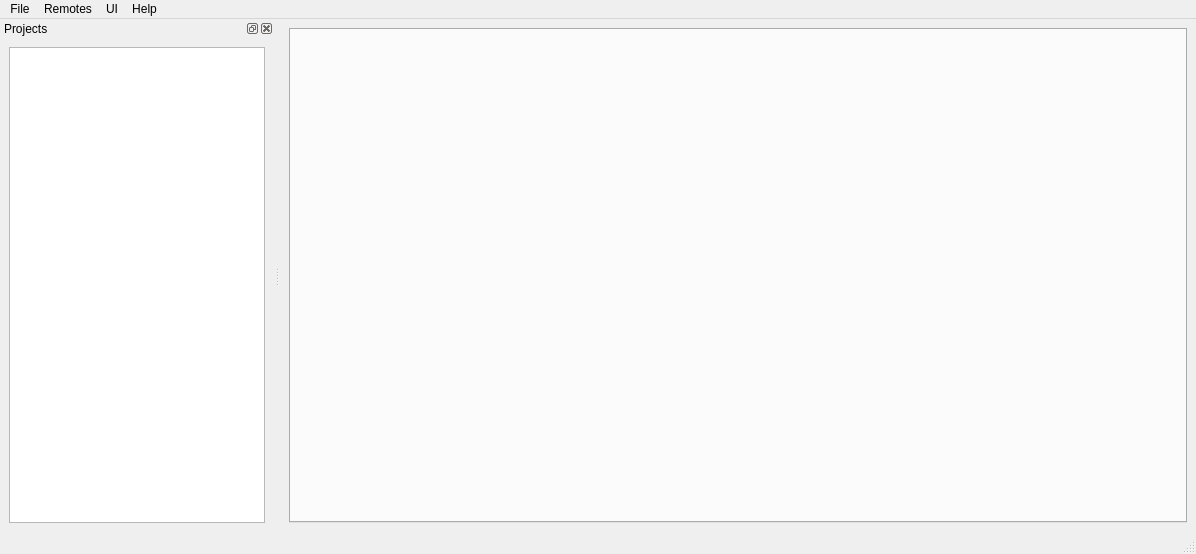
<?xml version="1.0" encoding="UTF-8"?>
<ui version="4.0">
 <class>DigitalTwin::Client::DigitalTwinMainWindow</class>
 <widget class="QMainWindow" name="DigitalTwin::Client::DigitalTwinMainWindow">
  <property name="geometry">
   <rect>
    <x>0</x>
    <y>0</y>
    <width>1196</width>
    <height>554</height>
   </rect>
  </property>
  <property name="windowTitle">
   <string>Digital Twin</string>
  </property>
  <property name="locale">
   <locale language="English" country="UnitedStates"/>
  </property>
  <property name="unifiedTitleAndToolBarOnMac">
   <bool>true</bool>
  </property>
  <widget class="QWidget" name="centralwidget">
   <layout class="QVBoxLayout" name="verticalLayout">
    <item>
     <widget class="QTabWidget" name="CentralTabWidget">
      <property name="currentIndex">
       <number>-1</number>
      </property>
      <property name="usesScrollButtons">
       <bool>false</bool>
      </property>
      <property name="movable">
       <bool>false</bool>
      </property>
     </widget>
    </item>
   </layout>
  </widget>
  <widget class="QMenuBar" name="menubar">
   <property name="geometry">
    <rect>
     <x>0</x>
     <y>0</y>
     <width>1196</width>
     <height>30</height>
    </rect>
   </property>
   <widget class="QMenu" name="menuFile">
    <property name="title">
     <string>File</string>
    </property>
    <addaction name="actionSave_Results"/>
    <addaction name="separator"/>
   </widget>
   <widget class="QMenu" name="menuRemotes">
    <property name="title">
     <string>Remotes</string>
    </property>
    <addaction name="actionConnect_to_Remotes"/>
    <addaction name="separator"/>
    <addaction name="actionConnect"/>
    <addaction name="actionDisconnect"/>
    <addaction name="actionRefresh"/>
   </widget>
   <widget class="QMenu" name="menuHelp">
    <property name="title">
     <string>Help</string>
    </property>
    <addaction name="actionAbout"/>
   </widget>
   <widget class="QMenu" name="menuUI">
    <property name="title">
     <string>UI</string>
    </property>
    <addaction name="actionShow_Projects_Dockwidget"/>
    <addaction name="actionShow_Variables_Dockwidget"/>
   </widget>
   <addaction name="menuFile"/>
   <addaction name="menuRemotes"/>
   <addaction name="menuUI"/>
   <addaction name="menuHelp"/>
  </widget>
  <widget class="QStatusBar" name="statusbar"/>
  <widget class="QDockWidget" name="ProjectsDockWidget">
   <property name="floating">
    <bool>false</bool>
   </property>
   <property name="features">
    <set>QDockWidget::DockWidgetFeature::DockWidgetClosable|QDockWidget::DockWidgetFeature::DockWidgetFloatable|QDockWidget::DockWidgetFeature::DockWidgetMovable</set>
   </property>
   <property name="windowTitle">
    <string>Projects</string>
   </property>
   <attribute name="dockWidgetArea">
    <number>1</number>
   </attribute>
   <widget class="QWidget" name="dockWidgetContents_2">
    <layout class="QHBoxLayout" name="horizontalLayout_2">
     <item>
      <widget class="QTreeView" name="ProjectTreeView"/>
     </item>
    </layout>
   </widget>
  </widget>
  <action name="actionSave_Results">
   <property name="text">
    <string>Save Results</string>
   </property>
  </action>
  <action name="actionConnect_to_Remotes">
   <property name="icon">
    <iconset theme="preferences-desktop"/>
   </property>
   <property name="text">
    <string>Remotes Settings</string>
   </property>
   <property name="iconVisibleInMenu">
    <bool>true</bool>
   </property>
  </action>
  <action name="actionAbout">
   <property name="text">
    <string>About</string>
   </property>
  </action>
  <action name="actionShow_Projects_Dockwidget">
   <property name="checkable">
    <bool>true</bool>
   </property>
   <property name="checked">
    <bool>true</bool>
   </property>
   <property name="text">
    <string>Show Projects Dockwidget</string>
   </property>
  </action>
  <action name="actionShow_Variables_Dockwidget">
   <property name="checkable">
    <bool>true</bool>
   </property>
   <property name="checked">
    <bool>true</bool>
   </property>
   <property name="text">
    <string>Show Variables Dockwidget</string>
   </property>
  </action>
  <action name="actionConnect">
   <property name="text">
    <string>Connect</string>
   </property>
  </action>
  <action name="actionDisconnect">
   <property name="text">
    <string>Disconnect</string>
   </property>
  </action>
  <action name="actionOpen_SysMLv2_File">
   <property name="text">
    <string>Open SysMLv2 File</string>
   </property>
  </action>
  <action name="actionRefresh">
   <property name="text">
    <string>Refresh</string>
   </property>
  </action>
 </widget>
 <resources/>
 <connections/>
</ui>
